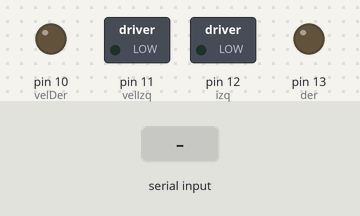
This sketch was run on a simulated Arduino Uno, built with avr-gcc and run on an emulated ATmega328P. Shown: switched loads named in the sketch (green lamp = pin HIGH), output pins drawn as LEDs (lit = HIGH). The test bench sets the inputs (shaded band).

Above: at 1.2 s.
1.3 s: "izq 1\n" received over Serial
At 1.9 s:
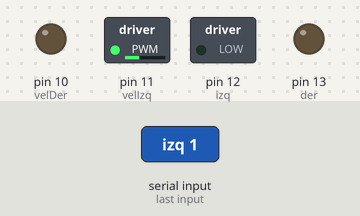
2.8 s: "izq 0\n" received over Serial
At 4.0 s:
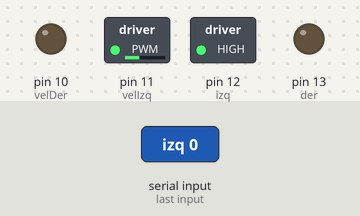
4.3 s: "izq off\n" received over Serial
At 5.4 s:
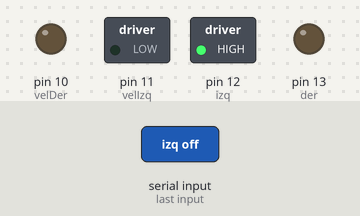
5.8 s: "der 1\n" received over Serial
At 6.5 s:
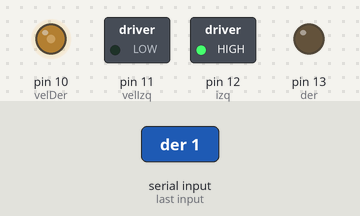
7.3 s: "der 0\n" received over Serial
At 7.6 s:
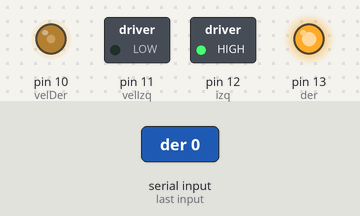
8.8 s: "der off\n" received over Serial
At 10.0 s:
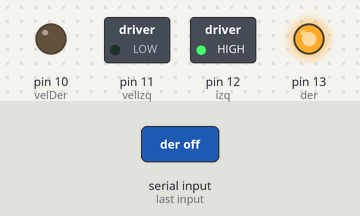
Timing chart, 0 to 11.3 s (numbered marks = the images above; inputs shaded):
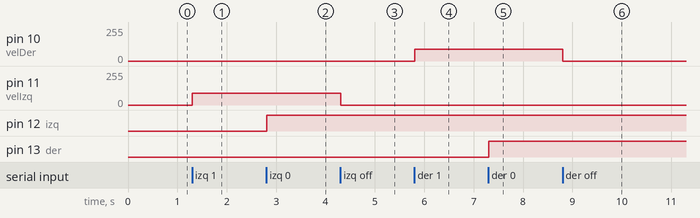

Measured:
- after the input at 1.3 s, pin 11 (velIzq): 0/255 → 90/255 at once
- after the input at 2.8 s, pin 12 (izq): LOW → HIGH at once
- after the input at 4.3 s, pin 11 (velIzq): 90/255 → 0/255 at once
- after the input at 5.8 s, pin 10 (velDer): 0/255 → 90/255 at once
- after the input at 7.3 s, pin 13 (der): LOW → HIGH at once
- after the input at 8.8 s, pin 10 (velDer): 90/255 → 0/255 at once

The sketch:

Ejercicio_4.ino
```cpp
/************Diplomado IA con enfoque en robots de servicio****************/
/**************************************************************************/
/************Hernandez Gomez Mauricio Alejandro****************************/
/************Meneses Cornejo Kevin Osmar***********************************/

const int der = 13; //Pin hacia el control del motor derecho
const int der1 = 8; //Pin hacia el control del motor derecho
const int izq = 12; //Pin hacia el control del motor izquierdo
const int izq1 = 9; //Pin hacia el control del motor derecho

const int velDer = 10; //Pin hacia el habilitador del motor derecho
const int velIzq = 11; //Pin hacia el habilitaror del motor izquierdo

String txtMsg = "";

int direccion_izq = false; //Parametros iniciales de los motores
int velocidad_izq = 0;

int direccion_der = false;
int velocidad_der = 0;


/************************************************************************/
/***************************Bloque de funciones**************************/

void izquierdo_left(){
  direccion_izq = true;
  velocidad_izq = 90;
}

void izquierdo_right(){
  direccion_izq = false;
  velocidad_izq = 90;
}

void izquierdo_off(){
  velocidad_izq = 0;
}


void derecho_left(){
  direccion_der = true;
  velocidad_der = 90;
}

void derecho_right(){
  direccion_der = false;
  velocidad_der = 90;
}

void derecho_off(){
  velocidad_der = 0;
}

/************************************************************************/


void setup() {
  // put your setup code here, to run once:
  pinMode (der, OUTPUT);
  pinMode (izq, OUTPUT);

  pinMode (velDer, OUTPUT);
  pinMode (velIzq, OUTPUT);

  Serial.begin(9600);
}

void loop(){
   while (Serial.available()) {
      char inChar = Serial.read();
      if(inChar != '\n'){
        txtMsg.concat(inChar);
      }
    else{
      txtMsg = "";
      }
    }

   if (txtMsg == "izq 1"){
      izquierdo_right();
    }
   if (txtMsg == "izq 0"){
      izquierdo_left();
    }
   if (txtMsg == "izq off"){
      izquierdo_off();
    }
   if (txtMsg == "der 1"){
      derecho_right();
    }
   if (txtMsg == "der 0"){
      derecho_left();
    }
   if (txtMsg == "der off"){
      derecho_off();
    }

    digitalWrite(izq,direccion_izq);
    digitalWrite(izq1,!direccion_izq);
    analogWrite(velIzq,velocidad_izq);

    digitalWrite(der,direccion_der);
    digitalWrite(der1,!direccion_der);
    analogWrite(velDer,velocidad_der);
}
```
